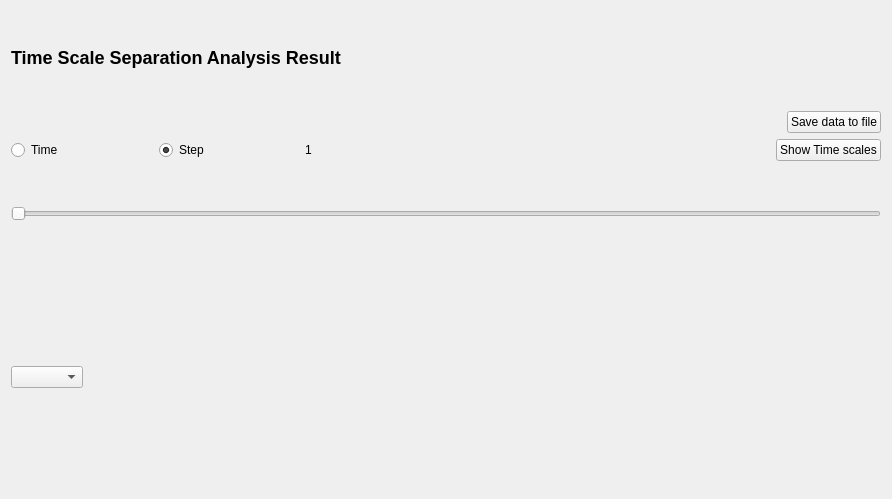
<?xml version="1.0" encoding="UTF-8"?>
<ui version="4.0">
<comment> Begin CVS Header </comment>
<comment>   $Source: /fs/turing/cvs/copasi_dev/copasi/UI/CQTSSAResultSubWidget.ui,v $ </comment>
<comment>   $Revision: 1.14 $ </comment>
<comment>   $Name: Build-33 $ </comment>
<comment>   $Author: nsimus $ </comment>
<comment>   $Date: 2010/07/05 13:23:51 $ </comment>
<comment> End CVS Header </comment>

<comment> Copyright (C) 2010 by Pedro Mendes, Virginia Tech Intellectual </comment>
<comment> Properties, Inc., University of Heidelberg, and The University </comment>
<comment> of Manchester. </comment>
<comment> All rights reserved. </comment>

 <comment> All rights reserved. </comment>
 <class>CQTSSAResultSubWidget</class>
 <widget class="CopasiWidget" name="CQTSSAResultSubWidget">
  <property name="geometry">
   <rect>
    <x>0</x>
    <y>0</y>
    <width>892</width>
    <height>499</height>
   </rect>
  </property>
  <property name="sizePolicy">
   <sizepolicy hsizetype="Expanding" vsizetype="Expanding">
    <horstretch>0</horstretch>
    <verstretch>0</verstretch>
   </sizepolicy>
  </property>
  <property name="windowTitle">
   <string>TSSA Result Window</string>
  </property>
  <layout class="QVBoxLayout" name="verticalLayout">
   <item>
    <widget class="QLabel" name="mpLblResult">
     <property name="sizePolicy">
      <sizepolicy hsizetype="MinimumExpanding" vsizetype="Preferred">
       <horstretch>0</horstretch>
       <verstretch>0</verstretch>
      </sizepolicy>
     </property>
     <property name="text">
      <string>&lt;!DOCTYPE HTML PUBLIC &quot;-//W3C//DTD HTML 4.0//EN&quot; &quot;http://www.w3.org/TR/REC-html40/strict.dtd&quot;&gt;
&lt;html&gt;&lt;head&gt;&lt;meta name=&quot;qrichtext&quot; content=&quot;1&quot; /&gt;&lt;style type=&quot;text/css&quot;&gt;
p, li { white-space: pre-wrap; }
&lt;/style&gt;&lt;/head&gt;&lt;body style=&quot; font-family:'Lucida Grande'; font-size:13pt; font-weight:400; font-style:normal;&quot;&gt;
&lt;p style=&quot; margin-top:16px; margin-bottom:12px; margin-left:0px; margin-right:0px; -qt-block-indent:0; text-indent:0px;&quot;&gt;&lt;span style=&quot; font-size:x-large; font-weight:600;&quot;&gt;Time Scale Separation Analysis Result&lt;/span&gt;&lt;/p&gt;&lt;/body&gt;&lt;/html&gt;</string>
     </property>
    </widget>
   </item>
   <item>
    <layout class="QGridLayout" name="gridLayout_2">
     <item row="0" column="0">
      <spacer name="spacer">
       <property name="orientation">
        <enum>Qt::Horizontal</enum>
       </property>
       <property name="sizeType">
        <enum>QSizePolicy::Expanding</enum>
       </property>
       <property name="sizeHint" stdset="0">
        <size>
         <width>608</width>
         <height>20</height>
        </size>
       </property>
      </spacer>
     </item>
     <item row="0" column="1">
      <widget class="QPushButton" name="ButtonSaveData">
       <property name="sizePolicy">
        <sizepolicy hsizetype="Minimum" vsizetype="Fixed">
         <horstretch>0</horstretch>
         <verstretch>0</verstretch>
        </sizepolicy>
       </property>
       <property name="text">
        <string>Save data to file</string>
       </property>
      </widget>
     </item>
    </layout>
   </item>
   <item>
    <layout class="QHBoxLayout" name="horizontalLayout_2">
     <item>
      <widget class="QRadioButton" name="mpButton1">
       <property name="text">
        <string>Time</string>
       </property>
       <property name="checked">
        <bool>false</bool>
       </property>
      </widget>
     </item>
     <item>
      <spacer name="spacer_3">
       <property name="orientation">
        <enum>Qt::Horizontal</enum>
       </property>
       <property name="sizeType">
        <enum>QSizePolicy::Expanding</enum>
       </property>
       <property name="sizeHint" stdset="0">
        <size>
         <width>18</width>
         <height>20</height>
        </size>
       </property>
      </spacer>
     </item>
     <item>
      <widget class="QRadioButton" name="mpButton2">
       <property name="text">
        <string>Step</string>
       </property>
       <property name="checked">
        <bool>true</bool>
       </property>
      </widget>
     </item>
     <item>
      <spacer name="spacer_4">
       <property name="orientation">
        <enum>Qt::Horizontal</enum>
       </property>
       <property name="sizeType">
        <enum>QSizePolicy::Expanding</enum>
       </property>
       <property name="sizeHint" stdset="0">
        <size>
         <width>18</width>
         <height>20</height>
        </size>
       </property>
      </spacer>
     </item>
     <item>
      <widget class="QLabel" name="mpLabel">
       <property name="text">
        <string>1</string>
       </property>
      </widget>
     </item>
     <item>
      <spacer name="horizontalSpacer_3">
       <property name="orientation">
        <enum>Qt::Horizontal</enum>
       </property>
       <property name="sizeHint" stdset="0">
        <size>
         <width>458</width>
         <height>20</height>
        </size>
       </property>
      </spacer>
     </item>
     <item>
      <widget class="QPushButton" name="mpButton">
       <property name="sizePolicy">
        <sizepolicy hsizetype="Minimum" vsizetype="Fixed">
         <horstretch>0</horstretch>
         <verstretch>0</verstretch>
        </sizepolicy>
       </property>
       <property name="text">
        <string>Show Time scales</string>
       </property>
      </widget>
     </item>
    </layout>
   </item>
   <item>
    <widget class="QSlider" name="mpSlider">
     <property name="sizePolicy">
      <sizepolicy hsizetype="Expanding" vsizetype="Minimum">
       <horstretch>0</horstretch>
       <verstretch>0</verstretch>
      </sizepolicy>
     </property>
     <property name="mouseTracking">
      <bool>true</bool>
     </property>
     <property name="acceptDrops">
      <bool>true</bool>
     </property>
     <property name="toolTip">
      <string>move mouse-cursor over slider and use scrollwheel to adjust required step accurately</string>
     </property>
     <property name="whatsThis">
      <string>use slider to adjust required step</string>
     </property>
     <property name="maximum">
      <number>0</number>
     </property>
     <property name="pageStep">
      <number>1</number>
     </property>
     <property name="tracking">
      <bool>true</bool>
     </property>
     <property name="orientation">
      <enum>Qt::Horizontal</enum>
     </property>
     <property name="tickPosition">
      <enum>QSlider::NoTicks</enum>
     </property>
     <property name="tickInterval">
      <number>1</number>
     </property>
    </widget>
   </item>
   <item>
    <widget class="CQTSSATimeScaleWidget" name="mpTimeScaleWidget" native="true"/>
   </item>
   <item>
    <layout class="QHBoxLayout" name="horizontalLayout">
     <item>
      <widget class="QComboBox" name="mpBox1"/>
     </item>
     <item>
      <spacer name="horizontalSpacer_2">
       <property name="orientation">
        <enum>Qt::Horizontal</enum>
       </property>
       <property name="sizeHint" stdset="0">
        <size>
         <width>40</width>
         <height>20</height>
        </size>
       </property>
      </spacer>
     </item>
    </layout>
   </item>
   <item>
    <widget class="CQArrayAnnotationsWidget" name="mpArrayWidget" native="true"/>
   </item>
  </layout>
 </widget>
 <layoutdefault spacing="6" margin="11"/>
 <customwidgets>
  <customwidget>
   <class>CopasiWidget</class>
   <extends>QWidget</extends>
   <header>copasiWidget.h</header>
   <container>1</container>
  </customwidget>
  <customwidget>
   <class>CQArrayAnnotationsWidget</class>
   <extends>QWidget</extends>
   <header>CQArrayAnnotationsWidget.h</header>
  </customwidget>
  <customwidget>
   <class>CQTSSATimeScaleWidget</class>
   <extends>QWidget</extends>
   <header>CQTSSATimeScaleWidget.h</header>
   <container>1</container>
  </customwidget>
 </customwidgets>
 <includes>
  <include location="local">CTimeSeriesTable.h</include>
  <include location="local">CQArrayAnnotationsWidget.h</include>
  <include location="local">CQArrayAnnotationsWidget.h</include>
  <include location="local">CQArrayAnnotationsWidget.h</include>
  <include location="local">CQArrayAnnotationsWidget.h</include>
  <include location="local">CQArrayAnnotationsWidget.h</include>
  <include location="local">CQArrayAnnotationsWidget.h</include>
  <include location="local">CQArrayAnnotationsWidget.h</include>
  <include location="local">CQArrayAnnotationsWidget.h</include>
  <include location="local">CQArrayAnnotationsWidget.h</include>
  <include location="local">CQArrayAnnotationsWidget.h</include>
  <include location="local">CQArrayAnnotationsWidget.h</include>
  <include location="local">CQArrayAnnotationsWidget.h</include>
  <include location="local">CQArrayAnnotationsWidget.h</include>
  <include location="local">CQArrayAnnotationsWidget.h</include>
  <include location="local">CQArrayAnnotationsWidget.h</include>
  <include location="local">CQArrayAnnotationsWidget.h</include>
  <include location="local">CQArrayAnnotationsWidget.h</include>
  <include location="local">CQArrayAnnotationsWidget.h</include>
  <include location="local">CQArrayAnnotationsWidget.h</include>
  <include location="local">CQArrayAnnotationsWidget.h</include>
 </includes>
 <resources/>
 <connections/>
</ui>
